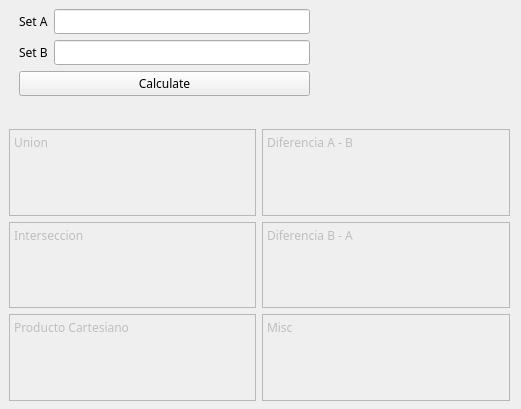
<?xml version="1.0" encoding="UTF-8"?>
<ui version="4.0">
 <class>MainWindow</class>
 <widget class="QMainWindow" name="MainWindow">
  <property name="enabled">
   <bool>true</bool>
  </property>
  <property name="geometry">
   <rect>
    <x>0</x>
    <y>0</y>
    <width>521</width>
    <height>409</height>
   </rect>
  </property>
  <property name="font">
   <font>
    <family>JetBrains Mono</family>
   </font>
  </property>
  <property name="windowTitle">
   <string>MainWindow</string>
  </property>
  <widget class="QWidget" name="centralwidget">
   <widget class="QWidget" name="formLayoutWidget">
    <property name="geometry">
     <rect>
      <x>19</x>
      <y>9</y>
      <width>291</width>
      <height>101</height>
     </rect>
    </property>
    <layout class="QFormLayout" name="formLayout">
     <item row="5" column="0" colspan="2">
      <widget class="QPushButton" name="calculateButton">
       <property name="text">
        <string>Calculate</string>
       </property>
      </widget>
     </item>
     <item row="2" column="0">
      <widget class="QLabel" name="labelSetB">
       <property name="text">
        <string>Set B</string>
       </property>
      </widget>
     </item>
     <item row="1" column="1">
      <widget class="QLineEdit" name="lineEditSetA"/>
     </item>
     <item row="2" column="1">
      <widget class="QLineEdit" name="lineEditSetB"/>
     </item>
     <item row="1" column="0">
      <widget class="QLabel" name="labelSetA">
       <property name="text">
        <string>Set A</string>
       </property>
      </widget>
     </item>
    </layout>
   </widget>
   <widget class="QWidget" name="gridLayoutWidget">
    <property name="geometry">
     <rect>
      <x>9</x>
      <y>129</y>
      <width>501</width>
      <height>272</height>
     </rect>
    </property>
    <layout class="QGridLayout" name="gridLayout">
     <item row="0" column="0">
      <widget class="QPlainTextEdit" name="textUnion">
       <property name="enabled">
        <bool>false</bool>
       </property>
       <property name="plainText">
        <string>Union</string>
       </property>
      </widget>
     </item>
     <item row="0" column="1">
      <widget class="QPlainTextEdit" name="textDifer">
       <property name="enabled">
        <bool>false</bool>
       </property>
       <property name="plainText">
        <string>Diferencia A - B</string>
       </property>
      </widget>
     </item>
     <item row="1" column="0">
      <widget class="QPlainTextEdit" name="textInter">
       <property name="enabled">
        <bool>false</bool>
       </property>
       <property name="plainText">
        <string>Interseccion</string>
       </property>
      </widget>
     </item>
     <item row="1" column="1">
      <widget class="QPlainTextEdit" name="textDifer_2">
       <property name="enabled">
        <bool>false</bool>
       </property>
       <property name="plainText">
        <string>Diferencia B - A</string>
       </property>
      </widget>
     </item>
     <item row="2" column="0">
      <widget class="QPlainTextEdit" name="textCart">
       <property name="enabled">
        <bool>false</bool>
       </property>
       <property name="plainText">
        <string>Producto Cartesiano</string>
       </property>
      </widget>
     </item>
     <item row="2" column="1">
      <widget class="QPlainTextEdit" name="textMisc">
       <property name="enabled">
        <bool>false</bool>
       </property>
       <property name="plainText">
        <string>Misc</string>
       </property>
      </widget>
     </item>
    </layout>
   </widget>
  </widget>
 </widget>
 <resources/>
 <connections>
  <connection>
   <sender>calculateButton</sender>
   <signal>clicked()</signal>
   <receiver>lineEditSetA</receiver>
   <slot>close()</slot>
   <hints>
    <hint type="sourcelabel">
     <x>219</x>
     <y>301</y>
    </hint>
    <hint type="destinationlabel">
     <x>237</x>
     <y>96</y>
    </hint>
   </hints>
  </connection>
 </connections>
</ui>
